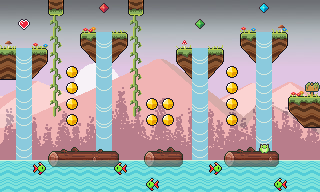

This is a level from a 2D game, rendered from its Tiled map with the project's own tilesets. A one-line summary and the map file follow, with tile-layer data summarised:
An orthogonal 20x12 tile map with 16x16 px tiles, 15 tile layers (background, floor, floor1, water, ...), 3 tilesets.

<map version="1.5" tiledversion="1.7.0" orientation="orthogonal" renderorder="right-down" width="20" height="12" tilewidth="16" tileheight="16" infinite="0" nextlayerid="16" nextobjectid="1">
 <tileset firstgid="1" name="background2" tilewidth="16" tileheight="16" tilecount="240" columns="20">
  <image source="background2.png" width="320" height="192" />
 </tileset>
 <tileset firstgid="241" name="forest4_tileset_sale" tilewidth="16" tileheight="16" tilecount="483" columns="23">
  <image source="forest4_tileset_sale.png" width="368" height="336" />
 </tileset>
 <tileset firstgid="724" name="background1" tilewidth="16" tileheight="16" tilecount="240" columns="20">
  <image source="background1.png" width="320" height="192" />
 </tileset>
 <layer id="1" name="background" width="20" height="12">
  <data>[240 cells, 240 non-empty, 240 distinct tile ids]</data>
 </layer>
 <layer id="2" name="floor" width="20" height="12">
  <data>[240 cells, 6 non-empty, 6 distinct tile ids]</data>
 </layer>
 <layer id="3" name="floor1" width="20" height="12">
  <data>[240 cells, 0 non-empty, 0 distinct tile ids]</data>
 </layer>
 <layer id="4" name="water" width="20" height="12">
  <data>[240 cells, 40 non-empty, 2 distinct tile ids]</data>
 </layer>
 <layer id="6" name="bridge" width="20" height="12">
  <data>[240 cells, 0 non-empty, 0 distinct tile ids]</data>
 </layer>
 <layer id="12" name="plataforms" width="20" height="12">
  <data>[240 cells, 45 non-empty, 20 distinct tile ids]</data>
 </layer>
 <layer id="5" name="waterfall" width="20" height="12">
  <data>[240 cells, 30 non-empty, 3 distinct tile ids]</data>
 </layer>
 <layer id="14" name="nature2" width="20" height="12">
  <data>[240 cells, 24 non-empty, 10 distinct tile ids]</data>
 </layer>
 <layer id="13" name="nature1" width="20" height="12">
  <data>[240 cells, 0 non-empty, 0 distinct tile ids]</data>
 </layer>
 <layer id="7" name="nature" width="20" height="12">
  <data>[240 cells, 0 non-empty, 0 distinct tile ids]</data>
 </layer>
 <layer id="8" name="flowers" width="20" height="12">
  <data>[240 cells, 7 non-empty, 5 distinct tile ids]</data>
 </layer>
 <layer id="9" name="dangers" width="20" height="12">
  <data>[240 cells, 0 non-empty, 0 distinct tile ids]</data>
 </layer>
 <layer id="15" name="lianas" width="20" height="12">
  <data>[240 cells, 14 non-empty, 2 distinct tile ids]</data>
 </layer>
 <layer id="10" name="items" width="20" height="12">
  <data>[240 cells, 17 non-empty, 6 distinct tile ids]</data>
 </layer>
 <layer id="11" name="animals" width="20" height="12">
  <data>[240 cells, 6 non-empty, 2 distinct tile ids]</data>
 </layer>
</map>
